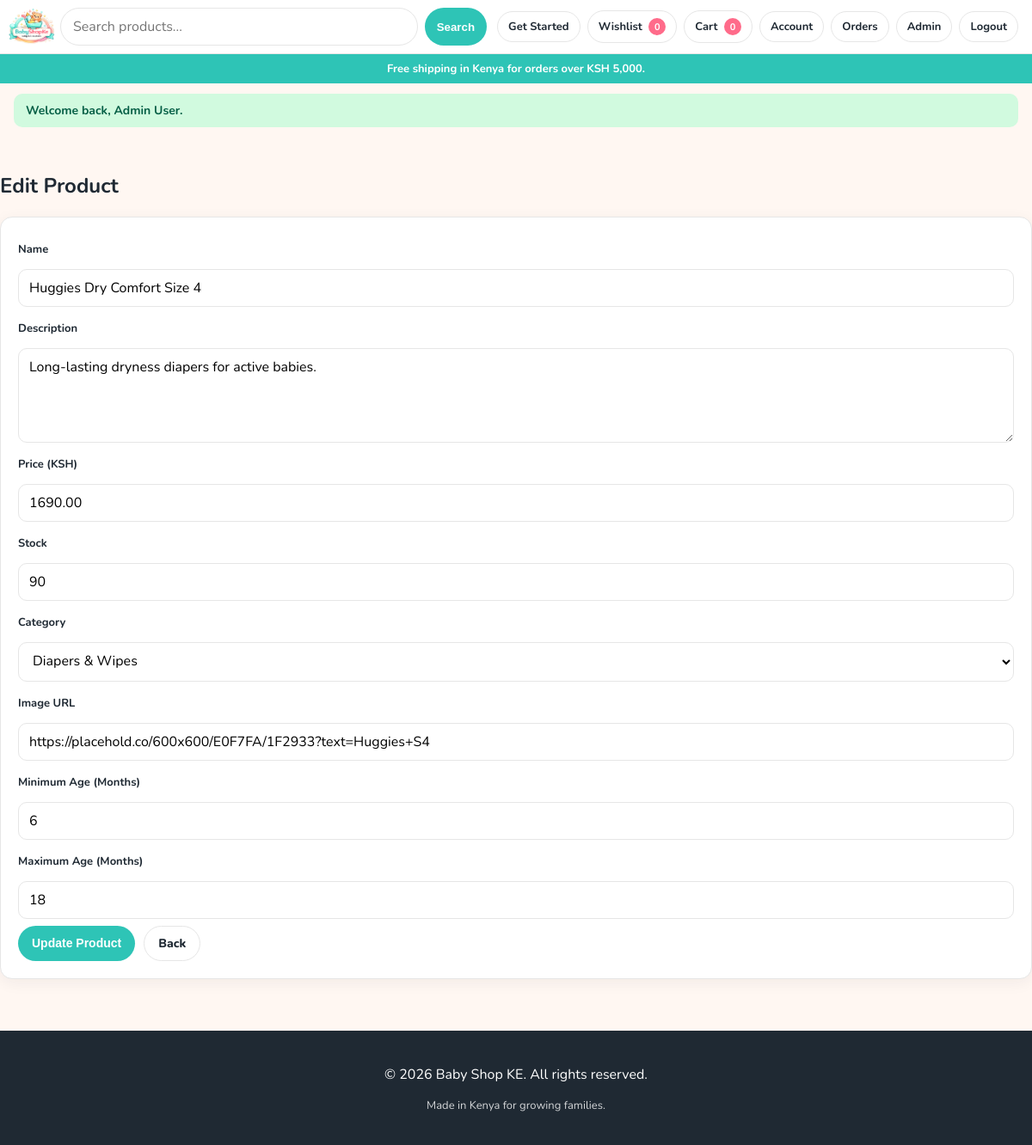
/public/admin/product_edit.php?id=2 (signed in), run on the app's committed database.
### tables this page shows
CREATE TABLE products (
    id INT UNSIGNED AUTO_INCREMENT PRIMARY KEY,
    name VARCHAR(200) NOT NULL,
    description TEXT NULL,
    price DECIMAL(12,2) NOT NULL,
    stock INT UNSIGNED NOT NULL DEFAULT 0,
    category VARCHAR(80) NOT NULL,
    image_url VARCHAR(500) NOT NULL,
    age_min_months INT UNSIGNED NOT NULL DEFAULT 0,
    age_max_months INT UNSIGNED NOT NULL DEFAULT 48,
    created_at TIMESTAMP NOT NULL DEFAULT CURRENT_TIMESTAMP,
    INDEX idx_products_category (category),
    INDEX idx_products_age (age_min_months, age_max_months)
);

### models/Product.php (called while the page is built, shortened)
<?php
class Product
{
    public static function getById(int $id): ?array
    {
        $db = getDB();
        $stmt = $db->prepare('SELECT * FROM products WHERE id = :id LIMIT 1');
        $stmt->execute([':id' => $id]);
        $row = $stmt->fetch();
        return $row ?: null;
    }
}

### config/config.php (called while the page is built, shortened)
<?php
function e(?string $value): string
{
    return htmlspecialchars((string)($value ?? ''), ENT_QUOTES, 'UTF-8');
}
function siteUrl(string $path = ''): string
{
    return rtrim(SITE_URL, '/') . '/' . ltrim($path, '/');
}

### public/admin/product_edit.php (the view, shortened to what this page needs)
<?php
require_once __DIR__ . '/../../config/config.php';
require_once __DIR__ . '/../../models/Product.php';
$id = (int)($_GET['id'] ?? 0);
$product = Product::getById($id);
include __DIR__ . '/../../includes/header.php';
?>
<section class="container section">
    <h1>Edit Product</h1>
    <form method="POST" class="card form-grid">
        <label>Name</label>
        <input type="text" name="name" value="<?= e($product['name']) ?>" required maxlength="200">
        <label>Description</label>
        <textarea name="description" rows="4"><?= e($product['description']) ?></textarea>
        <label>Price (KSH)</label>
        <input type="number" step="0.01" min="1" name="price" value="<?= e((string)$product['price']) ?>" required>
        <label>Stock</label>
        <input type="number" min="0" name="stock" value="<?= (int)$product['stock'] ?>" required>
        <label>Category</label>
        <select name="category" required>
            <?php foreach (['Diapers & Wipes', 'Feeding', 'Toys', 'Clothing'] as $c): ?>
                <option value="<?= e($c) ?>" <?= ($product['category'] === $c) ? 'selected' : '' ?>><?= e($c) ?></option>
            <?php endforeach; ?>
        </select>
        <label>Image URL</label>
        <input type="url" name="image_url" value="<?= e($product['image_url']) ?>">
        <label>Minimum Age (Months)</label>
        <input type="number" min="0" name="age_min_months" value="<?= (int)$product['age_min_months'] ?>" required>
        <label>Maximum Age (Months)</label>
        <input type="number" min="0" name="age_max_months" value="<?= (int)$product['age_max_months'] ?>" required>
        <div class="button-row">
            <button type="submit" class="btn btn-primary">Update Product</button>
            <a href="<?= e(siteUrl('admin/products.php')) ?>" class="btn btn-outline">Back</a>
        </div>
    </form>
</section>
<?php include __DIR__ . '/../../includes/footer.php'; ?>

### assets/styles.css (style rules this page uses)
:root { --primary: #2EC4B6; --accent: #FF6B8A; --bg: #FFF7F2; --text: #1F2933; --muted: #52606D; --card: #FFFFFF; --border: #E6E6E6; }
* { box-sizing: border-box; }
html, body { margin: 0; padding: 0; font-family: "Nunito", sans-serif; background: var(--bg); color: var(--text); }
a { color: var(--primary); text-decoration: none; }
.container { width: 100%; max-width: 1200px; margin: 0 auto; padding: 0 16px; }
.section { padding: 24px 0; }
.card { background: var(--card); border-radius: 14px; border: 1px solid var(--border); padding: 20px; box-shadow: 0 4px 18px rgba(31, 41, 51, 0.06); }
.button-row { display: flex; flex-wrap: wrap; gap: 10px; }
.btn { border: none; border-radius: 999px; padding: 10px 16px; font-size: 14px; font-weight: 800; cursor: pointer; text-decoration: none; display: inline-flex; align-items: center; justify-content: center; gap: 6px; }
.btn-primary { background: var(--primary); color: #fff; }
.btn-outline { background: #fff; color: var(--text); border: 1px solid var(--border); }
label { display: block; margin: 8px 0 6px; font-size: 13px; font-weight: 700; }
input, textarea, select { width: 100%; border: 1px solid var(--border); border-radius: 10px; padding: 10px 12px; font: inherit; background: #fff; }
textarea { resize: vertical; }
.form-grid { display: grid; gap: 8px; }

### data on the page
products: name "Huggies Dry Comfort Size 4", description "Long-lasting dryness diapers for active babies.", price "1690.00", stock "90", image_url "https://placehold.co/600x600/E0F7FA/1F2933?text=Huggies+S4", age_min_months "6", age_max_months "18"

### other printed values
wishlistCount() "0"
cartCount() "0"
$msg['message'] "Welcome back, Admin User."
SITE_NAME "Baby Shop KE"
form field category "Diapers & Wipes"
